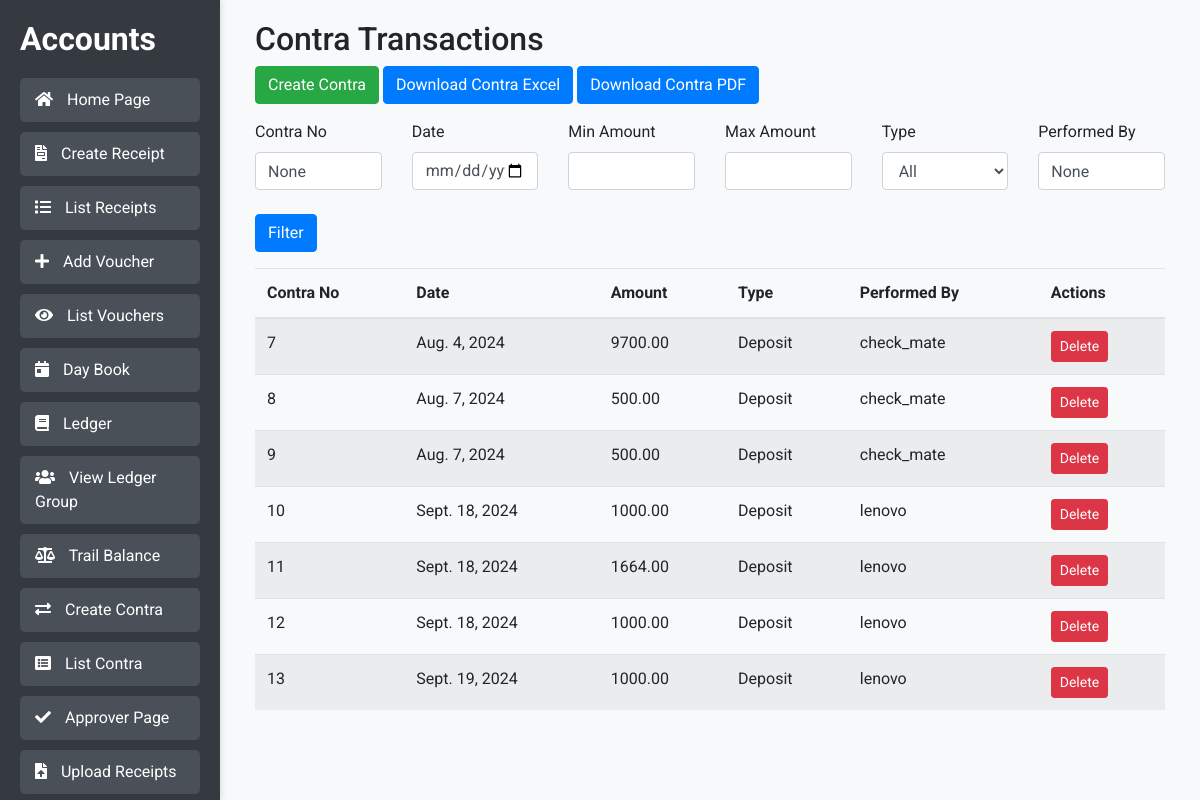
The page /list_contra/ (signed in) on the database as committed earlier.
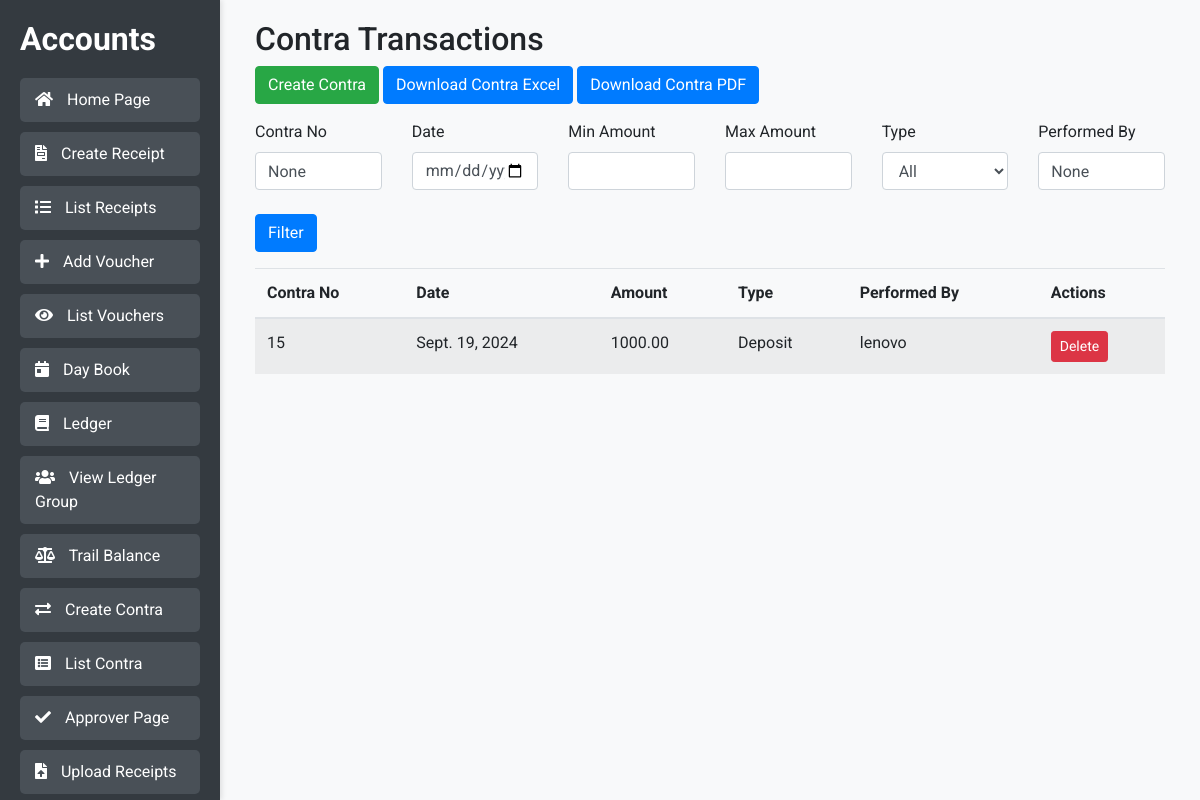
The same page on the database as committed later.
### accounts/models.py (models this page shows, shortened)
class Contra(models.Model):
    CONTRA_TYPE_CHOICES = [
        ('deposit', 'Deposit'),
        ('withdraw', 'Withdraw'),
    ]
    contra_no = models.IntegerField(primary_key=True, unique=True)  # Manual input, must be unique
    amount = models.DecimalField(max_digits=10, decimal_places=2)
    date = models.DateField()  # Manual input
    contra_type = models.CharField(max_length=10, choices=CONTRA_TYPE_CHOICES)
    performed_by = models.ForeignKey(User, on_delete=models.CASCADE)

### accounts/views.py (the view, shortened to what this page needs)
# urls.py: path('list_contra/', list_contra, name='list_contra'),
@login_required
def list_contra(request):
    form = ContraFilterForm(request.GET or None)
    contras = Contra.objects.all()
    context = {
        'form': form,
        'contras': contras
    }
    return render(request, 'list_contra.html', context)

### accounts/forms.py
class ContraFilterForm(forms.Form):
    contra_no = forms.CharField(required=False)
    date = forms.DateField(required=False, widget=forms.DateInput(attrs={'type': 'date'}))
    amount_min = forms.DecimalField(required=False, decimal_places=2, max_digits=10)
    amount_max = forms.DecimalField(required=False, decimal_places=2, max_digits=10)
    contra_type = forms.ChoiceField(choices=Contra.CONTRA_TYPE_CHOICES, required=False)
    performed_by = forms.CharField(required=False)

### accounts/templates/list_contra.html (shortened to what this page needs)
{% extends 'base.html' %}
{% block content %}
<div class="container">
    <h2>Contra Transactions</h2>
    <a href="{% url 'create_contra' %}" class="btn btn-success mb-3">Create Contra</a>
    <a href="{% url 'download_contra_excel' %}" class="btn btn-primary mb-3">Download Contra Excel</a>
    <a href="{% url 'download_contra_pdf' %}" class="btn btn-primary mb-3">Download Contra PDF</a>
    <form method="GET" action="{% url 'list_contra' %}" class="mb-3">
        <div class="row">
            <div class="col-md-2 mb-2">
                <div class="form-group">
                    <label for="contra_no">Contra No</label>
                    <input type="text" name="contra_no" id="contra_no" class="form-control" value="{{ form.contra_no.value }}">
                </div>
            </div>
            <div class="col-md-2 mb-2">
                <div class="form-group">
                    <label for="date">Date</label>
                    <input type="date" name="date" id="date" class="form-control" value="{{ form.date.value }}">
                </div>
            </div>
            <div class="col-md-2 mb-2">
                <div class="form-group">
                    <label for="amount_min">Min Amount</label>
                    <input type="number" name="amount_min" id="amount_min" class="form-control" value="{{ form.amount_min.value }}">
                </div>
            </div>
            <div class="col-md-2 mb-2">
                <div class="form-group">
                    <label for="amount_max">Max Amount</label>
                    <input type="number" name="amount_max" id="amount_max" class="form-control" value="{{ form.amount_max.value }}">
                </div>
            </div>
            <div class="col-md-2 mb-2">
                <div class="form-group">
                    <label for="contra_type">Type</label>
                    <select name="contra_type" id="contra_type" class="form-control">
                        <option value="">All</option>
                    </select>
                </div>
            </div>
            <div class="col-md-2 mb-2">
                <div class="form-group">
                    <label for="performed_by">Performed By</label>
                    <input type="text" name="performed_by" id="performed_by" class="form-control" value="{{ form.performed_by.value }}">
                </div>
            </div>
        </div>
        <button type="submit" class="btn btn-primary">Filter</button>
    </form>
    <table class="table table-striped">
        <thead>
            <tr>
                <th>Contra No</th>
                <th>Date</th>
                <th>Amount</th>
                <th>Type</th>
                <th>Performed By</th>
                <th>Actions</th>
            </tr>
        </thead>
        <tbody>
            {% for contra in contras %}
            <tr>
                <td>{{ contra.contra_no }}</td>
                <td>{{ contra.date }}</td>
                <td>{{ contra.amount }}</td>
                <td>{{ contra.get_contra_type_display }}</td>
                <td>{{ contra.performed_by.username }}</td>
                <td>
                    <form method="post" action="{% url 'delete_contra' contra.contra_no %}" onsubmit="return confirm('Are you sure you want to delete this contra transaction?');">
                        <button type="submit" class="btn btn-danger btn-sm">Delete</button>
                    </form>
                </td>
            </tr>
            {% empty %}
            <tr>
                <td colspan="6" class="text-center">No contra transactions found.</td>
            </tr>
            {% endfor %}
        </tbody>
    </table>
</div>
{% endblock %}

### accounts/templates/base.html (shortened to what this page needs)
<!DOCTYPE html>
<html lang="en">
<head>
    <link href="https://stackpath.bootstrapcdn.com/bootstrap/4.5.2/css/bootstrap.min.css" rel="stylesheet">
    <link rel="stylesheet" href="https://cdnjs.cloudflare.com/ajax/libs/font-awesome/5.15.4/css/all.min.css">
</head>
<body>
    <div class="d-flex">
        <div class="sidebar">
            <h2>Accounts</h2>
            <a href="{% url 'homepage' %}"><i class="fas fa-home"></i> Home Page</a>
            <a href="{% url 'create_receipt' %}"><i class="fas fa-file-invoice"></i> Create Receipt</a>
            <a href="{% url 'list_receipts' %}"><i class="fas fa-list"></i> List Receipts</a>
            <a href="{% url 'create_voucher' %}"><i class="fas fa-plus"></i> Add Voucher</a>
            <a href="{% url 'list_vouchers' %}"><i class="fas fa-eye"></i> List Vouchers</a>
            <a href="{% url 'day_book' %}"><i class="fas fa-calendar-day"></i> Day Book</a>
            <a href="{% url 'ledger_page' %}"><i class="fas fa-book"></i> Ledger</a>
            <a href="{% url 'ledger_page_details' %}"><i class="fas fa-users"></i> View Ledger Group</a>
            <a href="{% url 'trail_balance' %}"><i class="fas fa-balance-scale"></i> Trail Balance</a>
            <a href="{% url 'create_contra' %}"><i class="fas fa-exchange-alt"></i> Create Contra</a>
            <a href="{% url 'list_contra' %}"><i class="fas fa-list-alt"></i> List Contra</a>
            {% if user.is_authenticated %}
                {% if perms.accounts.can_approve_vouchers %}
                    <a href="{% url 'approver_page' %}"><i class="fas fa-check"></i> Approver Page</a>
                    <a href="{% url 'upload_receipt_from_excel' %}"><i class="fas fa-file-upload"></i> Upload Receipts</a>
                {% endif %}
            {% endif %}
        </div>
        <div class="main-content">
            {% block content %}{% endblock %}
        </div>
    </div>
</body>
</html>

### accounts/templates/base.html (style rules this page uses)
body { background: #f8f9fa; font-family: 'Roboto', sans-serif; }
.d-flex { display: flex; min-height: 100vh; }
.sidebar { width: 220px; background: #343a40; color: #fff; padding: 20px; box-shadow: 2px 0 5px rgba(0,0,0,0.1); height: 100%; position: fixed; overflow-y: auto; }
.sidebar h2 { font-family: 'Roboto', sans-serif; font-weight: 700; color: #fff; margin-bottom: 20px; }
.sidebar a { display: block; padding: 10px 15px; margin-bottom: 10px; background: #495057; color: #fff; text-decoration: none; border-radius: 5px; transition: background 0.3s ease; }
.sidebar i { margin-right: 10px; }
.main-content { margin-left: 220px; padding: 20px; width: calc(100% - 220px); }

Rows that differ between the two databases and show on the page:
removed Contra: contra_no "7", date "Aug. 4, 2024", amount "9700.00", contra_type "Deposit", performed_by.username "check_mate"
removed Contra: contra_no "8", date "Aug. 7, 2024", amount "500.00", contra_type "Deposit", performed_by.username "check_mate"
removed Contra: contra_no "9", date "Aug. 7, 2024", amount "500.00", contra_type "Deposit", performed_by.username "check_mate"
removed Contra: contra_no "10", date "Sept. 18, 2024", amount "1000.00", contra_type "Deposit", performed_by.username "lenovo"
removed Contra: contra_no "11", date "Sept. 18, 2024", amount "1664.00", contra_type "Deposit", performed_by.username "lenovo"
removed Contra: contra_no "12", date "Sept. 18, 2024", amount "1000.00", contra_type "Deposit", performed_by.username "lenovo"
removed Contra: contra_no "13", date "Sept. 19, 2024", amount "1000.00", contra_type "Deposit", performed_by.username "lenovo"
added Contra: contra_no "15", date "Sept. 19, 2024", amount "1000.00", contra_type "Deposit", performed_by.username "lenovo"
